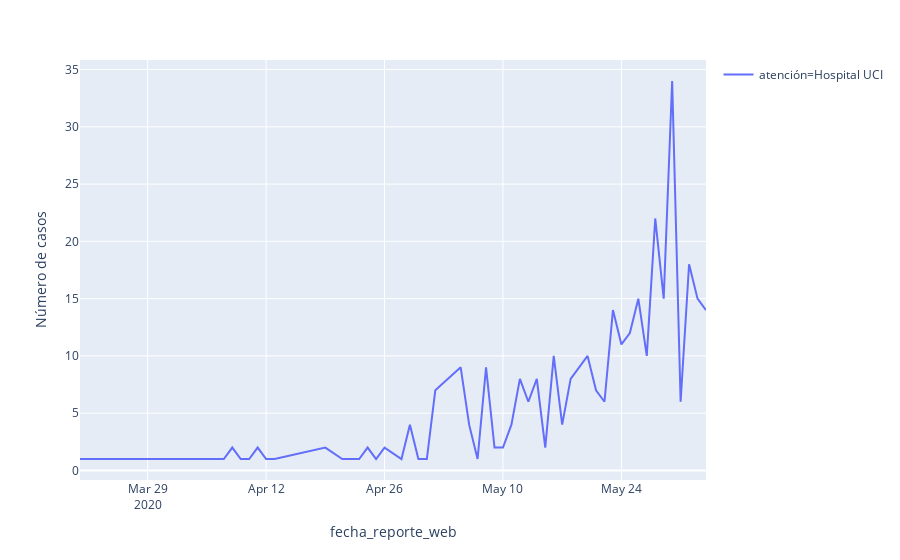

Here is the notebook cell this chart was saved with:
### Code cell
import plotly.express as px
dg = data.groupby(['fecha_reporte_web', 'atención'])['fecha_reporte_web'].agg(['count']).reset_index()
dg.rename(columns={'count':'Número de casos'}, inplace=True)
dg = dg[dg['atención'].isin(['Hospital UCI'])]
fig = px.line(dg, x=dg.fecha_reporte_web, y='Número de casos', labels={'x':'Fecha'}, color='atención')
fig.show()

### Figure 1 — Plotly figure (JSON) as saved in the notebook; plotly's stock layout.template omitted (floating-point values rounded to 4 significant figures)
{"data": [{"hoverlabel": {"namelength": 0}, "hovertemplate": "atención=Hospital UCI<br>fecha_reporte_web=%{x}<br>Número de casos=%{y}", "legendgroup": "atención=Hospital UCI", "line": {"color": "#636efa", "dash": "solid"}, "mode": "lines", "name": "atención=Hospital UCI", "showlegend": true, "type": "scatter", "x": ["2020-03-21T00:00:00", "2020-03-24T00:00:00", "2020-03-30T00:00:00", "2020-03-31T00:00:00", "2020-04-01T00:00:00", "2020-04-03T00:00:00", "2020-04-06T00:00:00", "2020-04-07T00:00:00", "2020-04-08T00:00:00", "2020-04-09T00:00:00", "2020-04-10T00:00:00", "2020-04-11T00:00:00", "2020-04-12T00:00:00", "2020-04-13T00:00:00", "2020-04-19T00:00:00", "2020-04-21T00:00:00", "2020-04-22T00:00:00", "2020-04-23T00:00:00", "2020-04-24T00:00:00", "2020-04-25T00:00:00", "2020-04-26T00:00:00", "2020-04-28T00:00:00", "2020-04-29T00:00:00", "2020-04-30T00:00:00", "2020-05-01T00:00:00", "2020-05-02T00:00:00", "2020-05-05T00:00:00", "2020-05-06T00:00:00", "2020-05-07T00:00:00", "2020-05-08T00:00:00", "2020-05-09T00:00:00", "2020-05-10T00:00:00", "2020-05-11T00:00:00", "2020-05-12T00:00:00", "2020-05-13T00:00:00", "2020-05-14T00:00:00", "2020-05-15T00:00:00", "2020-05-16T00:00:00", "2020-05-17T00:00:00", "2020-05-18T00:00:00", "2020-05-19T00:00:00", "2020-05-20T00:00:00", "2020-05-21T00:00:00", "2020-05-22T00:00:00", "2020-05-23T00:00:00", "2020-05-24T00:00:00", "2020-05-25T00:00:00", "2020-05-26T00:00:00", "2020-05-27T00:00:00", "2020-05-28T00:00:00", "2020-05-29T00:00:00", "2020-05-30T00:00:00", "2020-05-31T00:00:00", "2020-06-01T00:00:00", "2020-06-02T00:00:00", "2020-06-03T00:00:00"], "xaxis": "x", "y": [1, 1, 1, 1, 1, 1, 1, 1, 2, 1, 1, 2, 1, 1, 2, 1, 1, 1, 2, 1, 2, 1, 4, 1, 1, 7, 9, 4, 1, 9, 2, 2, 4, 8, 6, 8, 2, 10, 4, 8, 9, 10, 7, 6, 14, 11, 12, 15, 10, 22, 15, 34, 6, 18, 15, 14], "yaxis": "y"}], "layout": {"legend": {"tracegroupgap": 0}, "margin": {"t": 60}, "xaxis": {"anchor": "y", "domain": [0, 1], "title": {"text": "fecha_reporte_web"}}, "yaxis": {"anchor": "x", "domain": [0, 1], "title": {"text": "Número de casos"}}}}
